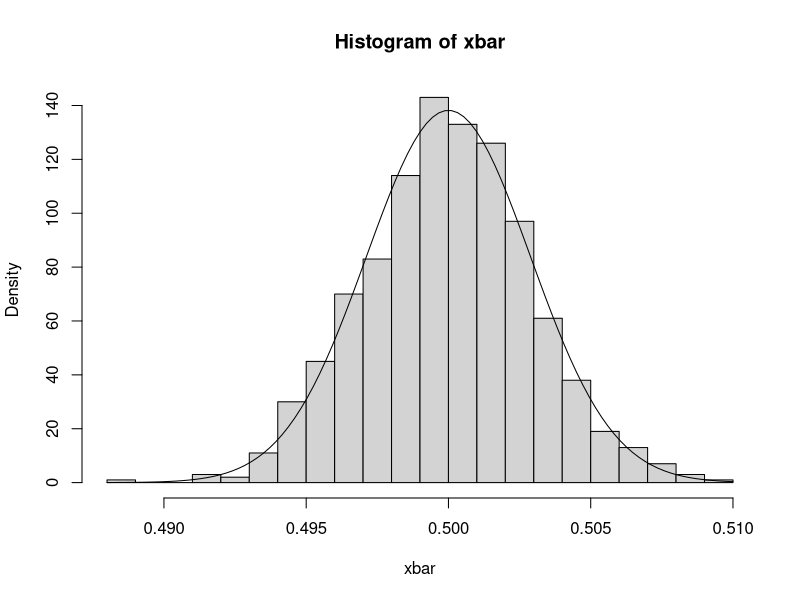
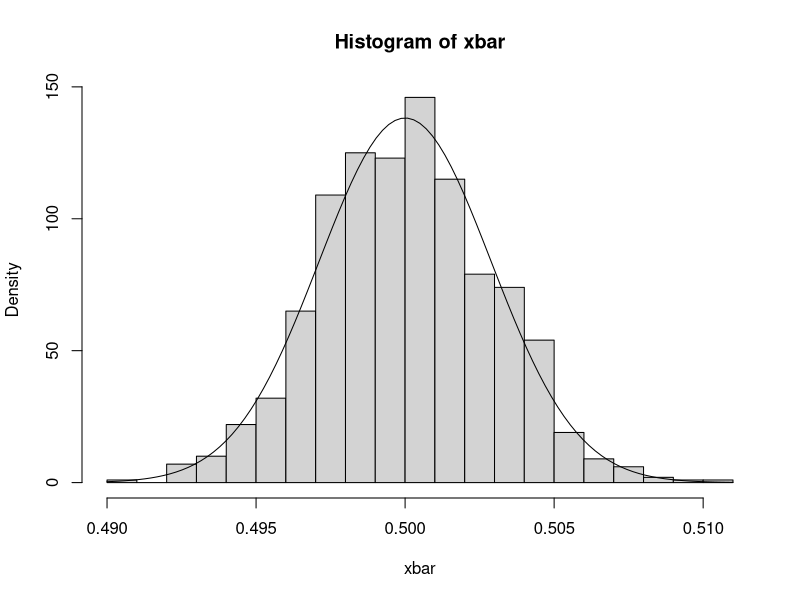
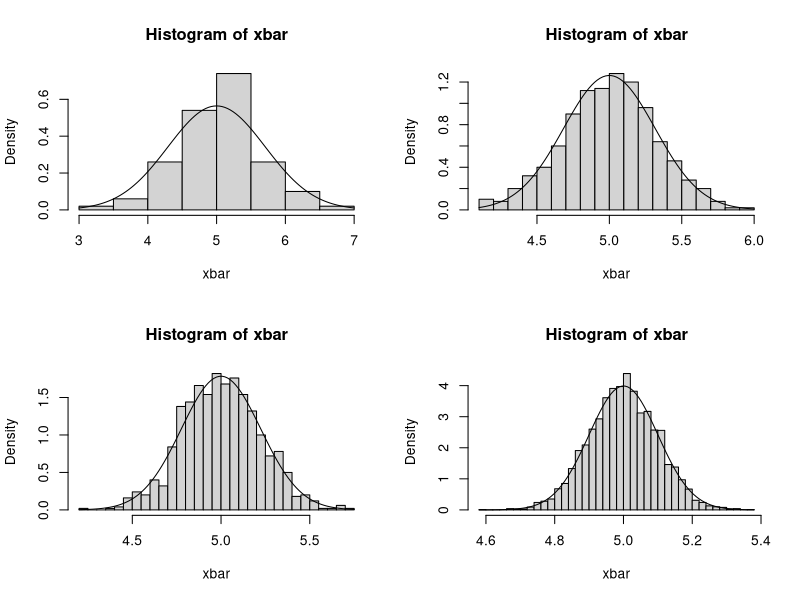
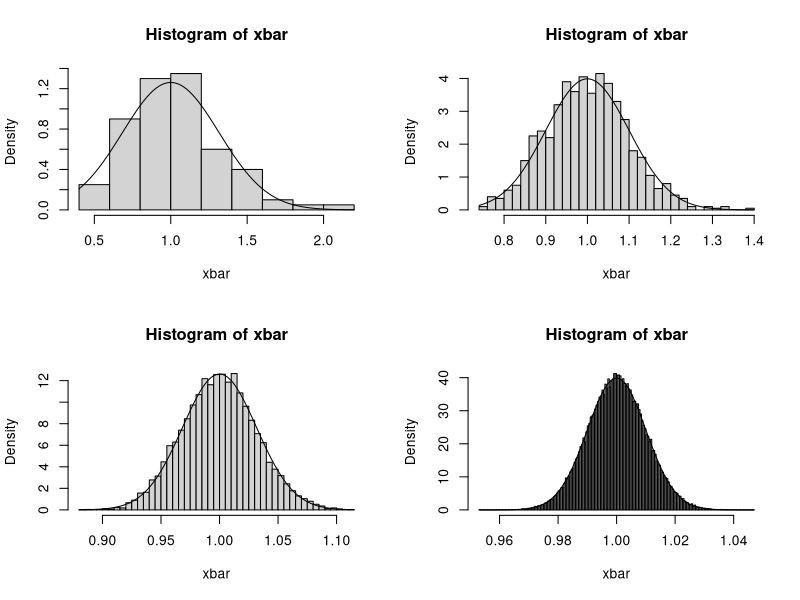

The R source for these figures, in order: (Note: this script raises an error after producing the figures.)
#1
par(mfrow=c(1,1))
 mu = 0.5; var = 1/12;
 
m = 1000
 n = 10000
 xbar = rep(0, m) # init value 0
 
 for (i in 1:m) {
 	x = runif(n) 
 	xbar[i] = mean(x)
 }
 
 xbar_mu = mean(xbar)
 xbar_var = var(xbar)
 cat('표본의 개수 = ', n,', 자료set의 개수 = ',m,'\n','모평균 = ',mu,', 표본평균의 평균 = ', xbar_mu,'\n','모분산 = ',var, ', var / n = ', var/n, ", 표본평균의 분산 = ", xbar_var, "\n")

hist(xbar, breaks="fd", prob=T)
curve(dnorm(x, mu, sqrt(var/n)),add=T)

#실습2
par(mfrow=c(1,1))
 mu = 0.5; var = 1/12;
 
m = 1000
 n = 10000
 xbar = rep(0, m) # init value 0
 
 for (i in 1:m) {
 	x = runif(n) 
 	xbar[i] = mean(x)
 }
 
 xbar_mu = mean(xbar)
 xbar_var = var(xbar)
 cat('표본의 개수 = ', n,', 자료set의 개수 = ',m,'\n','모평균 = ',mu,', 표본평균의 평균 = ', xbar_mu,'\n','모분산 = ',var, ', var / n = ', var/n, ", 표본평균의 분산 = ", xbar_var, "\n")

hist(xbar, breaks="fd", prob=T)
curve(dnorm(x, mu, sqrt(var/n)),add=T)

#실습3 #실습4

par(mfrow=c(2,2))
lambda = 5; mu = lambda; var = lambda

for (n in c(10,50,100,500)) {
m = n*10

xbar = rep(0,m)

for (i in 1:m) {
	x = rpois(n, lambda)
	xbar[i] = mean(x)
}

xbar_mu = mean(xbar)
xbar_var = var(xbar)

 cat('표본의 개수 = ', n,', 자료set의 개수 = ',m,'\n','모평균 = ',mu,', 표본평균의 평균 = ', xbar_mu,'\n','모분산 = ',var, ', var / n = ', var/n, ", 표본평균의 분산 = ", xbar_var, "\n")

hist(xbar, breaks="fd", prob=T)
curve(dnorm(x, mu, sqrt(var/n)),add=T)
}

#실습5

par(mfrow=c(2,2))
lambda = 1; mu = 1/lambda; var = 1/lambda^2 # exp(1) 모평균 1, 모분산1

for (n in c(10,100,1000,10000)) {
m = 10*n;

xbar = rep(0,m)

for (i in 1:m) {
	x = rexp(n, lambda)
	xbar[i] = mean(x)
}

xbar_mu = mean(xbar)
xbar_var = var(xbar)

 cat('표본의 개수 = ', n,', 자료set의 개수 = ',m,'\n','모평균 = ',mu,', 표본평균의 평균 = ', xbar_mu,'\n','모분산 = ',var, ', var / n = ', var/n, ", 표본평균의 분산 = ", xbar_var, "\n")

hist(xbar, breaks="fd", prob=T)
curve(dnorm(x, mu, sqrt(var/n)),add=T)
}


#실습6


#실습7
par(mfrow=c(2,2))
df = 3
for (n in c(10,100,10000,1000000)) {
m = 1000;

xbar = rep(0,m)

for (i in 1:m) {
	x = td(n, df)
	xbar[i] = mean(x) 
}

xbar_mu = mean(xbar)
xbar_var = var(xbar)

hist(xbar, breaks="fd", prob=T)
curve(dnorm(x, df, sqrt(2*df/n)),add=T)
}


#실습8